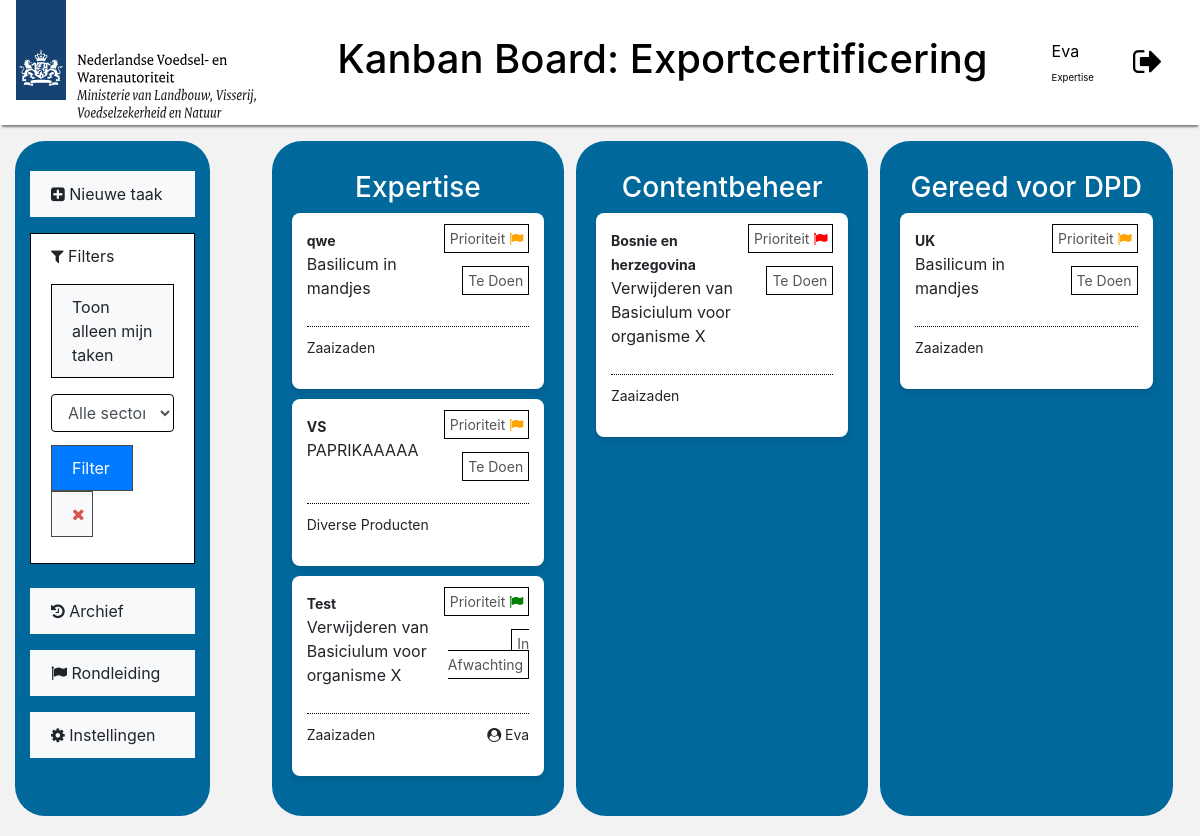
Screenshot of / (signed in) with the database file from the repository.
### tasks/models.py (models this page shows, shortened)
class Task(models.Model):
    description = models.CharField(
        max_length=255,
        blank=False,
        null=False,
    )
    country = models.CharField(max_length=100, default="")
    sector = models.CharField(
        max_length=40,
        choices=SectorChoices.choices,
        default=SectorChoices.ZAAIZADEN
    )
    status = models.CharField(
        max_length=15,
        choices=TaskStatus.choices,
        default=TaskStatus.TODO
    )
    column = models.CharField(
        max_length=20,
        choices=ColumnStatus.choices,
        default=ColumnStatus.EXPERTISE
    )
    assigned_employee = models.ForeignKey(
        User,
        on_delete=models.SET_NULL,
        null=True,
        blank=True,
        related_name='assigned_tasks'
    )
    priority = models.CharField(
        max_length=10,
        choices=PriorityChoices.choices,
        default=PriorityChoices.MEDIUM
    )
    source = models.TextField(blank=True)
    coverages = models.TextField(blank=True)
    created_at = models.DateTimeField(auto_now_add=True)
    archived = models.BooleanField(default=False)
    date_archived = models.DateTimeField(
        blank=True,
        null=True,
    )
    file = models.FileField(upload_to='task_files/', blank=True, null=True)
    notes = models.TextField(
        blank=True,
        help_text="Additional notes or details about the task."
    )

### tasks/views.py (the view)
# urls.py: path('', kanban_board, name='kanban_board')
@login_required
def kanban_board(request):
    sector_filter = request.GET.get('sector')
    my_tasks_only = request.GET.get('my_tasks', False)
    base_query = Task.objects.filter(archived=False)
    if sector_filter:
        base_query = base_query.filter(sector=sector_filter)
    if my_tasks_only == 'true':
        base_query = base_query.filter(assigned_employee=request.user)
    priority_order = Case(
        When(priority=PriorityChoices.HIGH, then=Value(1)),
        When(priority=PriorityChoices.MEDIUM, then=Value(2)),
        When(priority=PriorityChoices.LOW, then=Value(3)),
        output_field=IntegerField()
    )
    ordered_tasks = base_query.annotate(priority_order=priority_order).order_by('priority_order')
    expertise_tasks = ordered_tasks.filter(column=ColumnStatus.EXPERTISE)
    contentbeheer_tasks = ordered_tasks.filter(column=ColumnStatus.CONTENTBEHEER)
    notificeren_tasks = ordered_tasks.filter(column=ColumnStatus.NOTIFICEREN)
    sector_choices = Task.objects.values_list('sector', flat=True).distinct()
    can_add_task = request.user.is_superuser or request.user.groups.filter(name="Expertise").exists()
    context = {
        'expertise_tasks': expertise_tasks,
        'contentbeheer_tasks': contentbeheer_tasks,
        'notificeren_tasks': notificeren_tasks,
        'sector_choices': sector_choices,
        'selected_sector': sector_filter,
        'my_tasks_only': my_tasks_only,
        'can_add_task': can_add_task,
    }
    return render(request, 'kanban_board.html', context)

### tasks/templates/kanban_board.html (shortened to what this page needs)
{% extends 'base.html' %}
{% block content %}
    <div class="container" style="max-width: 100%; padding-bottom: 20px; padding-left: 30px; padding-right: 30px;">
        <div class="row gx-5">
            <div class="col-lg-2 mt-3 settings-column" name="settings-column">
                    {% if can_add_task %}
                        <a href="{% url 'add_task' %}" class="btn btn-light mb-3" style="width: 100%;"><i class="fa fa-plus-square"></i> Nieuwe taak</a>
                    {% endif %}
                    <div class="filter-expansion">
                        <p><i class="fa fa-filter"></i> Filters</p>
                        <form method="get" class="mb-3">
                            <button type="submit" class="btn btn-light w-100" style="border: 1px black solid;">Toon alleen mijn taken</button>
                        </form>
                        <form method="get" class="form-inline mb-3">
                            <select name="sector" id="sector" class="form-control mb-2" style="border: 1px black solid; width: 100%;">
                                <option value="">Alle sectoren</option>
                            </select>
                            <div class="row" style="width: 100%; margin-left: 0px; margin-top: 5px;">
                                <button type="submit" class="col-8 btn btn-primary" style="border: solid 1px #4a4a4a;">Filter</button>
                                <a href="{% url 'kanban_board' %}" class="btn btn-light col-4" style="border: 1px #4a4a4a solid;">
                                    <i class="fa fa-times" style="color: #D9534F;"></i>
                                </a>
                            </div>
                        </form>
                    </div>
                    <br>
                    <a href="{% url 'archive' %}" class="btn btn-light mb-3" style="width: 100%;"><i class="fa fa-history"></i> Archief</a>
                    <br>
                    <div onclick="popUp()" class="popup btn btn-light mb-3" style="width: 100%;"><i class="fa fa-flag"></i> Rondleiding
                        <span class="popuptext" id="myPopup">Coming Soon</span></div>
                    <br>
                    <a href="/admin" class="btn btn-light mb-3" style="width: 100%;"><i class="fa fa-gear"></i> Instellingen</a>
                    <br>
            </div>
            <div class="col-lg-3 mt-3 task-column" name="expertise-column">
                <h3 style="text-align: center; color: white;">Expertise</h3>
                <div class="list-group">
                    {% for task in expertise_tasks %}
                    <a href="{% url 'view_task' task.id %}" class="task" id="{{ task.id }}">
                        <div class="task-header">
                            <p style="align-self: start;">
                                <span class="task-country">{{ task.country }}</span><br>
                                {{ task.description }}
                            </p>
                            <p class="task-priority-status">
                                <span class="task-priority-status-blocks prio">Prioriteit <i class="fa fa-flag task-priority-{{task.priority}}"></i></span><br><br>
                                <span class="task-priority-status-blocks">{{ task.status }}</span>
                            </p>
                        </div>
                        <hr class="task-separator">
                        <div class="task-details">
                            <p>{{ task.sector }}</p>
                            <p class="task-assigned">
                                {% if task.assigned_employee %}
                                <i class="fa fa-user-circle"></i> {{ task.assigned_employee }}
                                {% endif %}
                            </p>
                        </div>
                    </a>
                    {% empty %}
                        <li class="list-group-item">Geen taken</li>
                    {% endfor %}
                </div>
            </div>
            <div class="col-lg-3 mt-3 task-column" name="contentbeheer-column">
                <h3 style="text-align: center; color: white;">Contentbeheer</h3>
                <div class="list-group">
                    {% for task in contentbeheer_tasks %}
                    <a href="{% url 'view_task' task.id %}" class="task" id="{{ task.id }}">
                        <div class="task-header">
                            <p style="align-self: start;">
                                <span class="task-country">{{ task.country }}</span><br>
                                {{ task.description }}
                            </p>
                            <p class="task-priority-status">
                                <span class="task-priority-status-blocks prio">Prioriteit <i class="fa fa-flag task-priority-{{task.priority}}"></i></span><br><br>
                                <span class="task-priority-status-blocks">{{ task.status }}</span>
                            </p>
                        </div>
                        <hr class="task-separator">
                        <div class="task-details">
                            <p>{{ task.sector }}</p>
                        </div>
                    </a>
                    {% empty %}
                        <li class="list-group-item">Geen taken</li>
                    {% endfor %}
                </div>
            </div>
            <div class="col-lg-3 mt-3 task-column" name="notificeren-column">
                <h3 style="text-align: center; color: white;">Gereed voor DPD</h3>
                <div class="list-group">
                    {% for task in notificeren_tasks %}
                    <a href="{% url 'view_task' task.id %}" class="task" id="{{ task.id }}">
                        <div class="task-header">
                            <p style="align-self: start;">
                                <span class="task-country">{{ task.country }}</span><br>
                                {{ task.description }}
                            </p>
                            <p class="task-priority-status">
                                <span class="task-priority-status-blocks prio">Prioriteit <i class="fa fa-flag task-priority-{{task.priority}}"></i></span><br><br>
                                <span class="task-priority-status-blocks">{{ task.status }}</span>
                            </p>
                        </div>
                        <hr class="task-separator">
                        <div class="task-details">
                            <p>{{ task.sector }}</p>
                        </div>
                    </a>
                    {% empty %}
                        <li class="list-group-item">Geen taken</li>
                    {% endfor %}
                </div>
            </div>
        </div>
    </div>
{% endblock %}

### tasks/templates/base.html (shortened to what this page needs)
{% load static %}
<!DOCTYPE html>
<html lang="nl">
<head>
    <link rel="stylesheet" href="{% static 'main.css' %}">
    <link href="https://stackpath.bootstrapcdn.com/bootstrap/4.5.2/css/bootstrap.min.css" rel="stylesheet">
    <link rel="stylesheet" href="https://cdnjs.cloudflare.com/ajax/libs/font-awesome/4.7.0/css/font-awesome.min.css">
</head>
<body style="background-color: #f2f2f2;">
    <header class="header" style="padding-top: 0px; padding-bottom: 0px;">
        {% if not user.is_authenticated %}
        <img src="{% static 'nvwa_logo.svg'%}" alt="NVWA logo">
        <h1 style="text-align: center; width: 100%; margin-right: 235px;">Kanban Board: Exportcertificering</h1>
        {% else %}
        <img src="{% static 'nvwa_logo.svg'%}" alt="NVWA logo">
        <h1 style="text-align: center;">Kanban Board: Exportcertificering</h1>
        <div class="user-info row justify-content-end" style="margin-right: 20px;">
            <div class="col-4">
                    <bold>{{ user.username }}</bold>
                    {% if user.groups.all %}<span class="user-group">
                    {% for group in user.groups.all %}
                    {{ group.name }}
                    {% endfor %}
                    </span>
                    {% endif %}
            </div>
            <a href="{% url 'logout' %}" class="logout-icon col-3" title="Logout"><i class="fa fa-sign-out fa-2x"></i></a>
            {% endif %}
        </div>
    </header>
    {% block content %}
    {% endblock %}
</body>
</html>

### static/main.css (style rules this page uses)
.header { display: flex; justify-content: space-between; align-items: center; padding: 16px; background-color: white; color: black; box-shadow: 0 4px 2px -2px gray; }
.user-info { display: flex; align-items: center; gap: 8px; }
.user-group { font-size: 0.6em; padding: 0px; }
.logout-icon { margin-left: 12px; text-decoration: none; color: #000; }
.settings-column { background-color: #01689b; border-radius: 30px; padding-top: 30px; padding-bottom: 30px; margin-right: 50px; }
.task-column { background-color: #01689b; border-radius: 30px; padding-top: 30px; padding-bottom: 30px; margin-left: 1%; }
.filter-expansion { background-color: white; border: 1px black solid; padding: 20px; padding-top: 10px; padding-bottom: 10px; }
.btn { border-radius: 0px !important; text-align: start !important; padding: 20px !important; padding-top: 10px !important; padding-bottom: 10px !important; }
.popup { position: relative; display: inline-block; cursor: pointer; }
.task { display: block; background-color: #ffffff; border-radius: 8px; padding: 15px; margin-left: 5px; margin-right: 5px; margin-bottom: 10px; box-shadow: 0px 4px 6px rgba(0, 0, 0, 0.1); transition: transform 0.3s ease, box-shadow 0.3s ease; text-decoration: none; color: inherit; }
.task-header { display: flex; justify-content: space-between; align-items: center; margin-bottom: 10px; }
.task-country { font-weight: bold; font-size: 14px; }
.task-priority-status { text-align: right; font-size: 14px; color: #555; min-width: 100px; align-self: start; }
.task-priority-Hoog { color: red; }
.task-priority-Gemiddeld { color: orange; }
.task-priority-Laag { color: green; }
.task-priority-status-blocks { padding: 5px; border: 1px solid black; background-color: white; }
.task-separator { border: none; border-top: 1px dotted #000 !important; margin: 10px 0; }
.task-details { display: flex; justify-content: space-between; font-size: 14px; }
.task-assigned { text-align: right; }

### rows the page displays
Task: country "qwe", description "Basilicum in mandjes", status "Te Doen", sector "Zaaizaden"
Task: country "VS", description "PAPRIKAAAAA", status "Te Doen", sector "Diverse Producten"
Task: country "Test", description "Verwijderen van Basiciulum voor organisme X", status "In Afwachting", sector "Zaaizaden", assigned_employee "Eva"
Task: country "Bosnie en herzegovina", description "Verwijderen van Basiciulum voor organisme X", status "Te Doen", sector "Zaaizaden"
Task: country "UK", description "Basilicum in mandjes", status "Te Doen", sector "Zaaizaden"

### other values shown
{{ user.username }} "Eva"
{{ group.name }} "Expertise"
